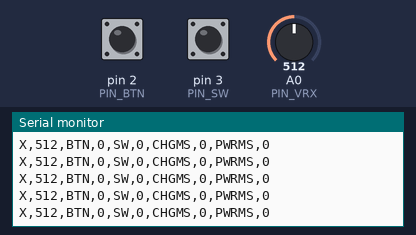
Recording of a sketch running on a simulated Arduino Uno, built with avr-gcc and run on an emulated ATmega328P. On the bench: the last lines printed to the serial monitor. Inputs (shaded band) come from the test bench; at power-on: A0 (PIN_VRX) = 512, pin 2 (PIN_BTN) HIGH, pin 3 (PIN_SW) HIGH.

Above: at 11.4 s.
11.5 s: A0 (PIN_VRX) set to 11
At 12.2 s:
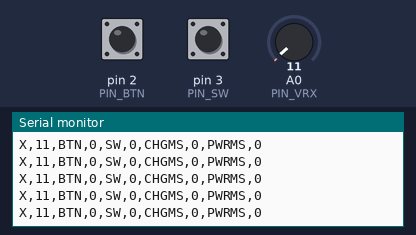
14.5 s: A0 (PIN_VRX) set to 8
At 15.1 s:
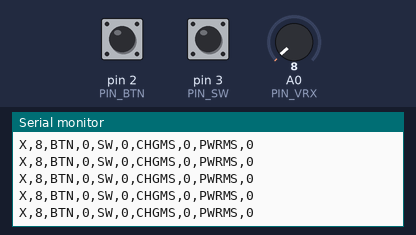
Timing chart, 0 to 16.9 s (numbered marks = the images above; inputs shaded):
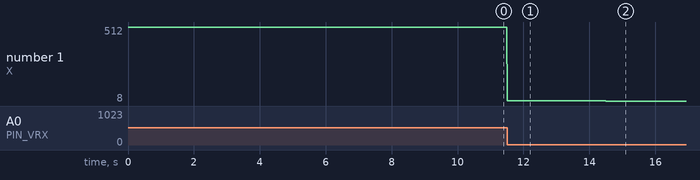

Measured:
- after the input at 11.5 s, the serial monitor: prints a new line at once (image 1)
- after the input at 14.5 s, the serial monitor: prints a new line at once (image 2)
- plotted number 1: 512 → 11 after the input at 11.5 s, 11 → 8 after the input at 14.5 s

The sketch:

joystickpong.ino
```cpp
#define PIN_BTN 2
#define PIN_SW  3
#define PIN_VRX A0

const unsigned long DEBOUNCE_MS = 25;

bool rawLast = false;
bool btnStable = false;
unsigned long lastRawChange = 0;

unsigned long pressStart = 0;

void setup() {
  pinMode(PIN_BTN, INPUT_PULLUP);
  pinMode(PIN_SW, INPUT_PULLUP);
  Serial.begin(115200);
}

void loop() {
  int x = analogRead(PIN_VRX);
  bool sw = (digitalRead(PIN_SW) == LOW);

  bool raw = (digitalRead(PIN_BTN) == LOW);
  unsigned long now = millis();

  if (raw != rawLast) {
    rawLast = raw;
    lastRawChange = now;
  }

  bool fire = false;
  unsigned long chg = 0;
  unsigned long pwr = 0;

  if ((now - lastRawChange) >= DEBOUNCE_MS) {
    if (btnStable != raw) {
      btnStable = raw;
      if (btnStable) {
        pressStart = now;
      } else {
        fire = true;
        pwr = now - pressStart;
      }
    }
  }

  if (btnStable) chg = now - pressStart;

  Serial.print("X,");     Serial.print(x);
  Serial.print(",BTN,");  Serial.print(btnStable ? 1 : 0);
  Serial.print(",SW,");   Serial.print(sw ? 1 : 0);
  Serial.print(",CHGMS,");Serial.print(chg);
  Serial.print(",PWRMS,");Serial.println(fire ? pwr : 0);

  delay(6);
}
```
